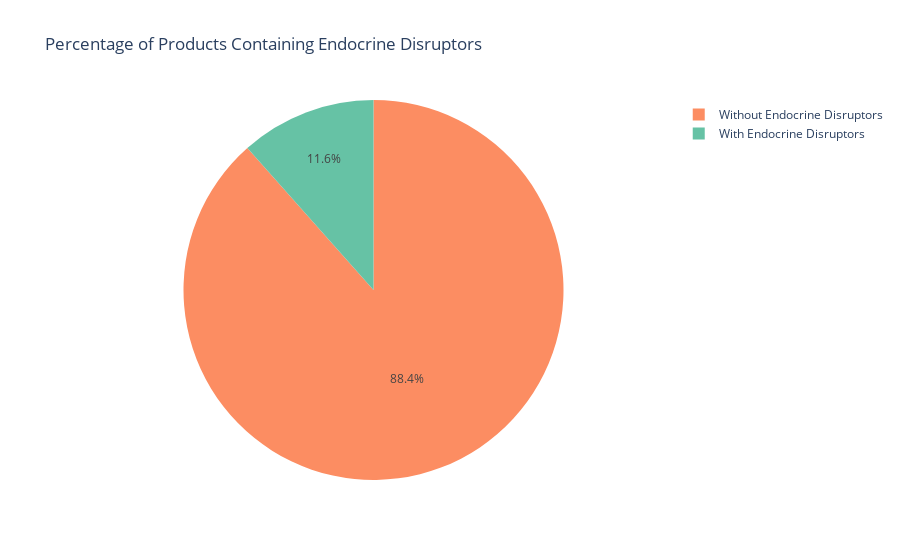

The cell this chart's notebook holds for it:
### Code cell
# Total number of products in the DataFrame
total_products = len(final_ingredients_df)

# Number of products containing endocrine disruptors
products_with_disruptors_count = len(final_ingredients_df[final_ingredients_df['number_disruptors'] > 0])

# Number of products not containing endocrine disruptors
products_without_disruptors_count = total_products - products_with_disruptors_count

# Create a summary DataFrame
summary_data = {
    'Status': ['With Endocrine Disruptors', 'Without Endocrine Disruptors'],
    'Count': [products_with_disruptors_count, products_without_disruptors_count]
}

summary_df = pd.DataFrame(summary_data)

# Calculate the percentage
summary_df['Percentage'] = (summary_df['Count'] / total_products) * 100

# Plotting the results
fig = px.pie(summary_df, values='Percentage', names='Status', title='Percentage of Products Containing Endocrine Disruptors',
             color='Status', color_discrete_sequence=px.colors.qualitative.Set2)

# Show the pie chart
fig.show()

### Figure 1 — Plotly figure (JSON) as saved in the notebook; plotly's stock layout.template omitted (floating-point values rounded to 4 significant figures)
{"data": [{"customdata": [["With Endocrine Disruptors"], ["Without Endocrine Disruptors"]], "domain": {"x": [0, 1], "y": [0, 1]}, "hovertemplate": "Status=%{customdata[0]}<br>Percentage=%{value}<extra></extra>", "labels": ["With Endocrine Disruptors", "Without Endocrine Disruptors"], "legendgroup": "", "marker": {"colors": ["rgb(102,194,165)", "rgb(252,141,98)"]}, "name": "", "showlegend": true, "type": "pie", "values": [11.56, 88.44]}], "layout": {"legend": {"tracegroupgap": 0}, "piecolorway": ["rgb(102,194,165)", "rgb(252,141,98)", "rgb(141,160,203)", "rgb(231,138,195)", "rgb(166,216,84)", "rgb(255,217,47)", "rgb(229,196,148)", "rgb(179,179,179)"], "title": {"text": "Percentage of Products Containing Endocrine Disruptors"}}}
